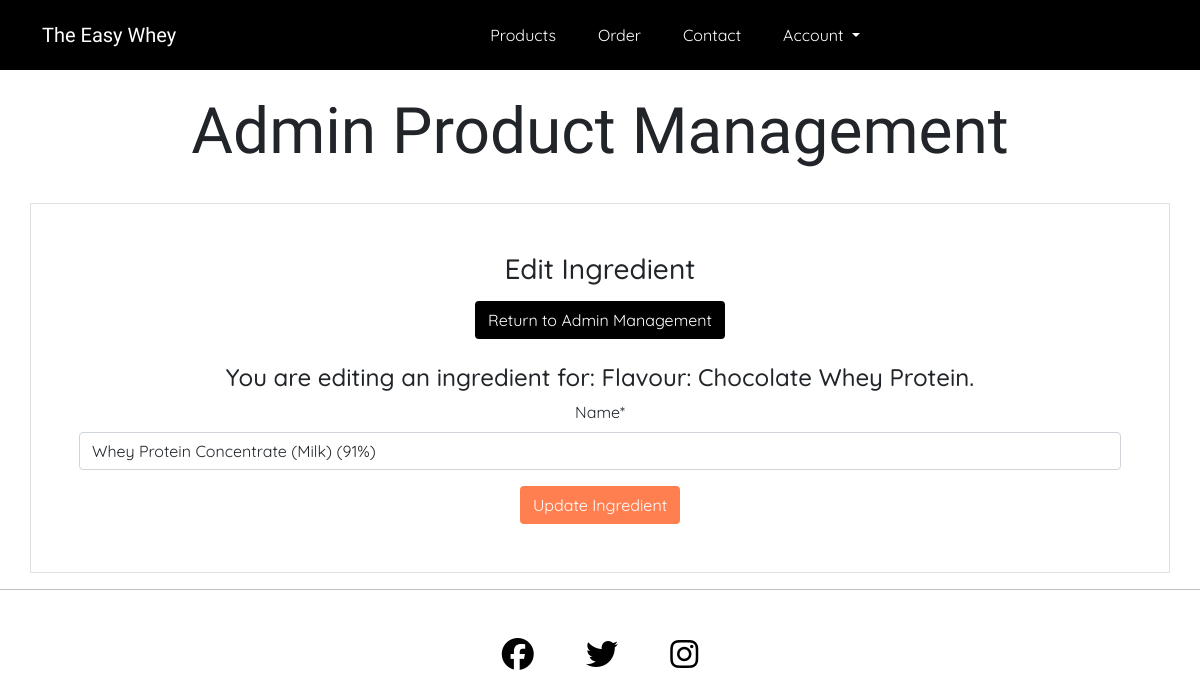
Screenshot of /product/admin/edit/item/1/ingredient/5 (signed in) with the database file from the repository.
### products/models.py (models this page shows, shortened)
class Ingredient(models.Model):
    product = models.ForeignKey(
        Product, on_delete=models.CASCADE, related_name="ingredient"
    )
    name = models.CharField(
        max_length=50, blank=False, null=False,
        default="You need an ingredient"
    )

class Product(models.Model):
    flavour = models.CharField(max_length=50, null=False, blank=False)
    description = models.CharField(max_length=200, null=False, blank=False)
    price = models.DecimalField(
        max_digits=5, decimal_places=2, null=False, blank=False, default="6.99"
    )
    def __str__(self):
        return f"Flavour: {self.flavour}"

### products/views.py (the view, shortened to what this page needs)
@login_required
@staff_member_required
def admin_edit_item_ingredient(request, item_id, ingredient_id):
    ingredient = get_object_or_404(Ingredient, id=ingredient_id)
    ingredient_form = IngredientEditForm(instance=ingredient)
    template = 'products/admin_edit_item_ingredient.html'
    context = {
        "ingredient_form": ingredient_form,
        "ingredient": ingredient
        }
    return render(request, template, context)

### products/forms.py
class IngredientEditForm(forms.ModelForm):
    class Meta:
        model = Ingredient
        fields = ('name',)

### templates/products/admin_edit_item_ingredient.html (shortened to what this page needs)
{% extends 'base.html' %}
{% load static %}
{% block header %}
<div class="container-fluid">
    <div class="row my-4">
        <div class="col text-center">
            <h2 class="display-3 title-font">Admin Product Management</h2>
        </div>
    </div>
</div>
{% endblock %}
{% block content %}
<div class="container border py-5 px-5 mt-4">
    <div class="row justify-content-center align-items-center">
        <div class="col-md-6 text-center">
            <h3 class="text-font">Edit Ingredient</h3>
            <a class="btn text-white background-black text-font my-2" href="{% url 'product_management' %}">Return to
                Admin Management</a>
        </div>
    </div>
    <div class="row mt-3">
        <div class="col-md-12 text-center text-font">
            <div class="col">
                <h4>You are editing an ingredient for: {{ ingredient.product }}.</h4>
                <form method="POST" class="form text-font">
                    {{ ingredient_form | crispy }}
                    <button class="button btn standout-button" type="submit"
                        name="individual_ingredient_form_edit_button">Update
                        Ingredient</button>
                </form>
            </div>
        </div>
    </div>
</div>
{% endblock %}

### static/css/style.css (style rules this page uses)
.title-font { font-family: 'Shadows Into Light', sans-serif; }
.text-font { font-family: 'Quicksand', sans-serif; }
.text-white { color: white !important; }
.background-black { background-color: black !important; }
.standout-button { background-color: coral !important; color: white !important; }

### rows the page displays
Ingredient: product "Flavour: Chocolate Whey Protein", name "Whey Protein Concentrate (Milk) (91%)"
